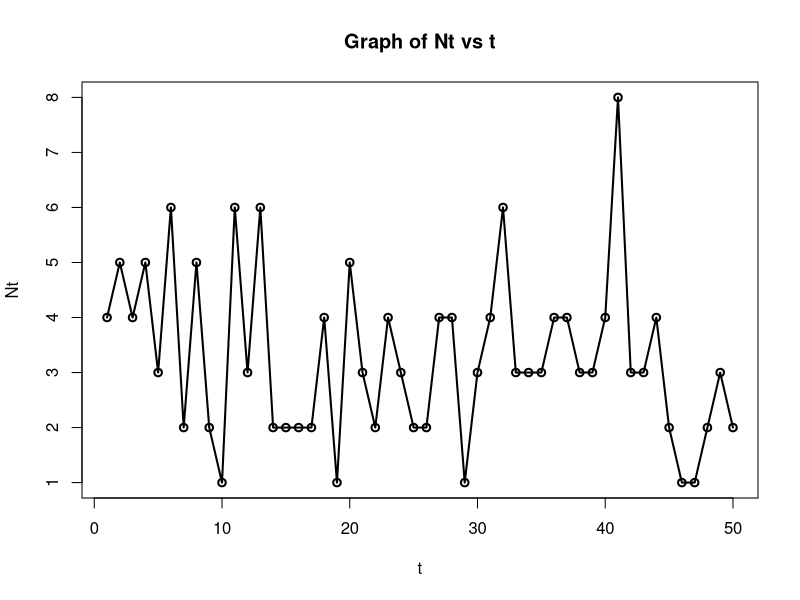
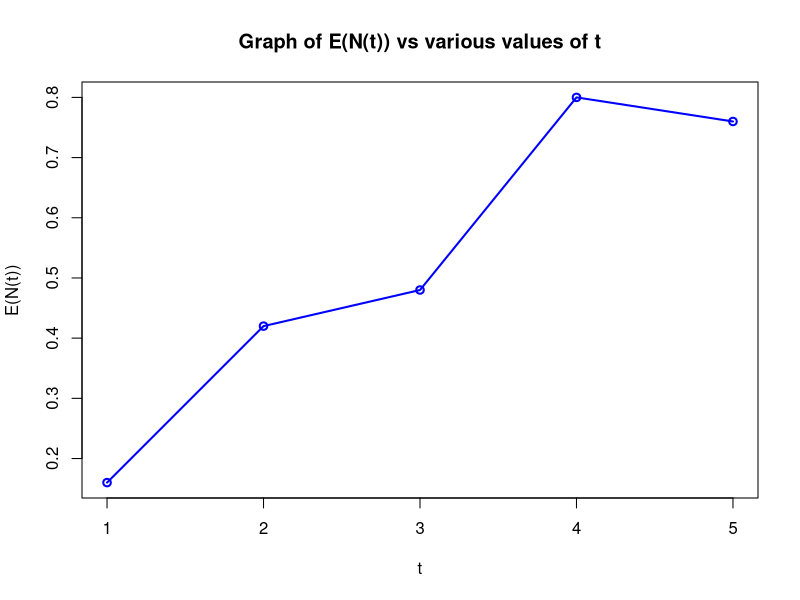

These charts were generated, in order, by the following R code:

set.seed(69)

x = rbinom(50, 18, 0.2)

x1 = rbinom(50,1,0.2)
#corresponding mean at t=1
mx1 = mean(x1)
x2 = rbinom(50,2,0.2)
#corresponding mean at t=2
mx2 = mean(x2)
x3 = rbinom(50,3,0.2)
#corresponding mean at t=3
mx3 = mean(x3)
x4 = rbinom(50,4,0.2)
#corresponding mean at t=4
mx4 = mean(x4)
x5 = rbinom(50,5,0.2)
#corresponding mean at t=5
mx5 = mean(x5)

mean <- c(mx1,mx2,mx3,mx4,mx5)

plot(x, type = 'o', lwd = 2, main="Graph of Nt vs t", xlab = 't', ylab = 'Nt')

plot(mean, type = 'o', lwd = 2, main="Graph of E(N(t)) vs various values of t", xlab = 't', ylab = 'E(N(t))',col="blue")



